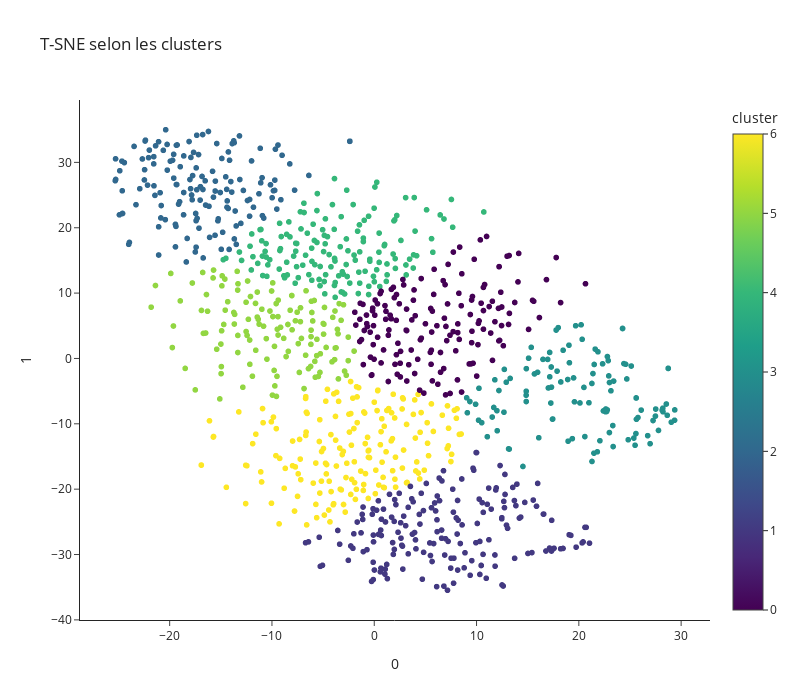

Notebook cell for this chart:
### Code cell
tsne_viz(feat_pca, df_tsne["cluster"],
         "cluster", "T-SNE selon les clusters")

### Figure 1 — Plotly figure (JSON) as saved in the notebook; plotly's stock layout.template omitted (floating-point values rounded to 4 significant figures; data arrays with more than 128 entries replaced by an {"elided": "..."} marker saying what was removed)
{"data": [{"hovertemplate": "0=%{x}<br>1=%{y}<br>cluster=%{marker.color}<extra></extra>", "legendgroup": "", "marker": {"color": {"elided": "1050 int values"}, "coloraxis": "coloraxis", "symbol": "circle"}, "mode": "markers", "name": "", "showlegend": false, "type": "scattergl", "x": {"elided": "1050 float values"}, "xaxis": "x", "y": {"elided": "1050 float values"}, "yaxis": "y"}], "layout": {"coloraxis": {"colorbar": {"title": {"text": "cluster"}}, "colorscale": [[0, "#440154"], [0.1111, "#482878"], [0.2222, "#3e4989"], [0.3333, "#31688e"], [0.4444, "#26828e"], [0.5556, "#1f9e89"], [0.6667, "#35b779"], [0.7778, "#6ece58"], [0.8889, "#b5de2b"], [1, "#fde725"]]}, "height": 700, "legend": {"tracegroupgap": 0, "x": 0.99, "xanchor": "right", "y": 0.99, "yanchor": "top"}, "title": {"text": "T-SNE selon les clusters"}, "width": 800, "xaxis": {"anchor": "y", "domain": [0, 1], "title": {"text": "0"}}, "yaxis": {"anchor": "x", "domain": [0, 1], "title": {"text": "1"}}}}
